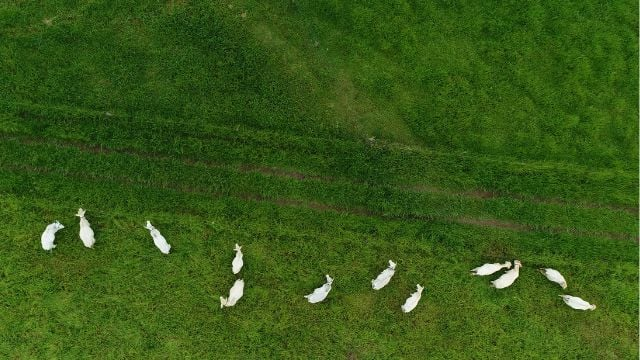
#> input picture TCC/images_bovinos/drone3.jpg, 640 x 360 px, found by its file name
$ jupyter execute Contador_de_BOI.ipynb
#> lines starting #> are read from the running program, lines starting #| are printed output that depends on the picture; after the words box and inside, x2 and y2 are one past the last pixel; in counts of white or black regions, pixels touching at a corner belong together
[cell 1]
import sys
#!{sys.executable} -m pip install opencv-python
import numpy as np
import cv2
import matplotlib.pyplot as plt
from matplotlib.pyplot import imshow
from skimage import io, data

[cell 2]
#Passo 1: Aquisição da Imagem
pathimagem = 'drone3.jpg'
imgColorida = cv2.imread(pathimagem)
#> imgColorida is the input picture: shape (360, 640, 3); mean B, G, R 23.7, 88, 56
plt.imshow(imgColorida)

[cell 3]
#Passo 2: Conversão para tons de cinza se a foto inicial for colorida
img = cv2.cvtColor(imgColorida, cv2.COLOR_BGR2GRAY)
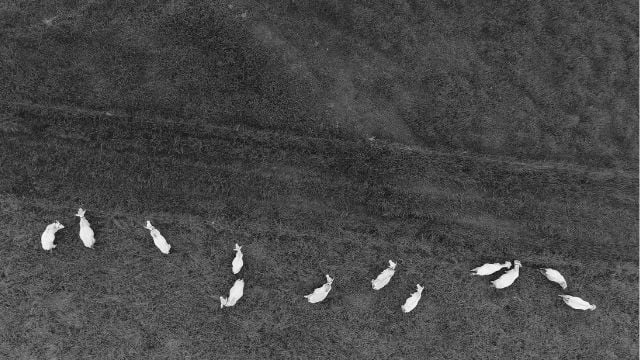
#> img: shape (360, 640); min 8, max 253, mean 71.1
plt.imshow(img, cmap='gray')

[cell 4]
#Passo 3: Blur/Suavização da imagem
suave = cv2.blur(img, (3, 8))
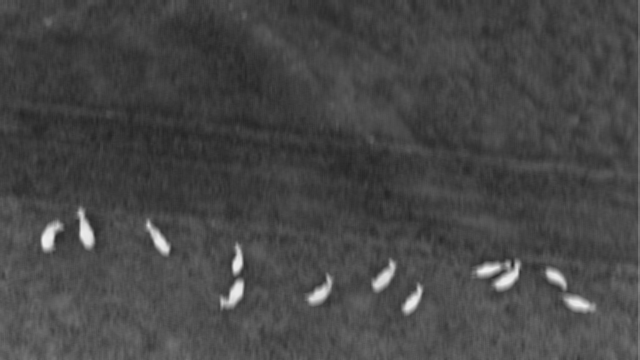
#> suave: shape (360, 640); min 36, max 239, mean 71.1
plt.imshow(suave, cmap='gray')

[cell 5]
#Passo 4: Defina o tamanho do kernel para a operação de abertura
kernel_size = 5
kernel = np.ones((kernel_size, kernel_size), np.uint8)
opened_image = cv2.morphologyEx(suave, cv2.MORPH_OPEN, kernel)
plt.imshow(opened_image, cmap='gray')

[cell 6]
#Passo 5: Binarizando a imagem resultando em pixels brancos e pretos
ret, bina = cv2.threshold(opened_image, 195, 255, 0)
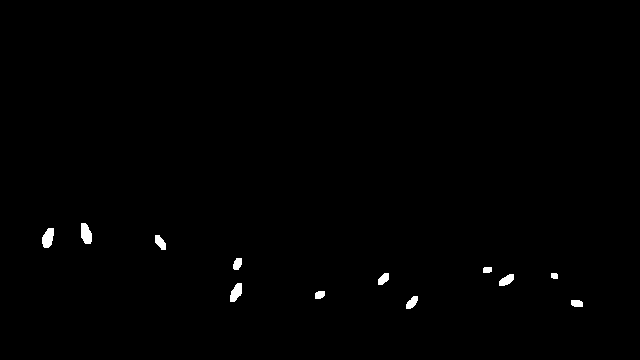
#> bina: shape (360, 640); 0.55% white; 12 white regions, largest, box (x1, y1, x2, y2) and area: (81, 223, 92, 244) 182, (42, 228, 54, 248) 180, (230, 283, 242, 302) 156
plt.imshow(bina, cmap='gray')

[cell 7]
#Passo 6: Detecção de bordas por Canny
bordas = cv2.Canny(bina, 70, 150)   # 70,150
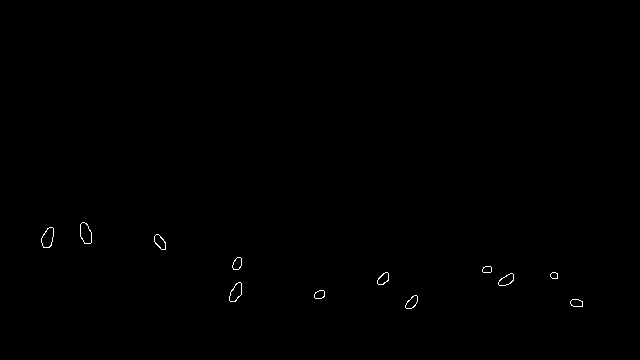
#> bordas: shape (360, 640); 0.21% white in thin lines or dots, all inside (x1, y1, x2, y2) = (41, 222, 583, 309)
plt.imshow(bordas, cmap='gray')

[cell 8]
#Passo 7: Identificação dos contornos da imagem.
objetos, hierarchy = cv2.findContours(bordas, cv2.RETR_EXTERNAL, cv2.CHAIN_APPROX_SIMPLE)
#> objetos = 12 contours; largest, box (x1, y1, x2, y2) and area: (80, 222, 92, 244) 182, (41, 227, 54, 248) 177, (229, 282, 242, 302) 155, (498, 273, 514, 286) 118, (154, 234, 166, 250) 111

[cell 9]
print("Objetos Detectados na imagem:",len(objetos))
#| Objetos Detectados na imagem: 12
